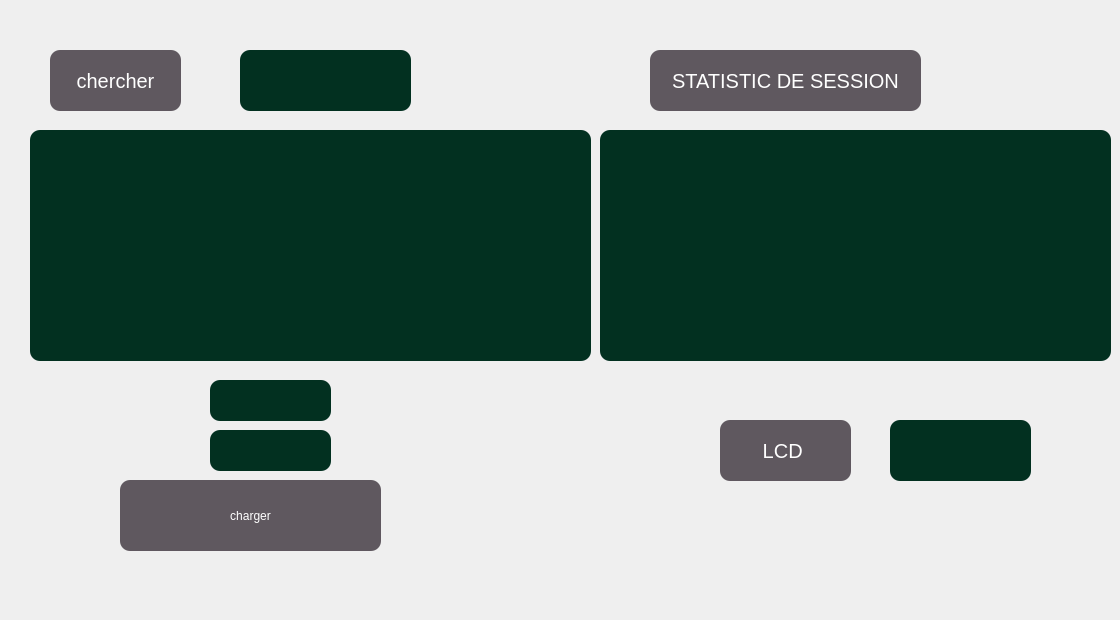
      <widget class="QWidget" name="tab_16">
       <attribute name="title">
        <string>Afficher Session</string>
       </attribute>
       <widget class="QLineEdit" name="lineEdit_7">
        <property name="geometry">
         <rect>
          <x>240</x>
          <y>50</y>
          <width>171</width>
          <height>61</height>
         </rect>
        </property>
        <property name="styleSheet">
         <string notr="true">QLineEdit {   font-family: 'Montserrat', sans-serif;   font-size: 10px;   color: #fff;   background-color: #023020;       text-shadow: 2px 2px #333; border-radius: 10px;    box-shadow: 5px 5px 10px rgba(0, 0, 0, 0.3); }

</string>
        </property>
       </widget>
       <widget class="QTableView" name="tableView_7">
        <property name="geometry">
         <rect>
          <x>30</x>
          <y>130</y>
          <width>561</width>
          <height>231</height>
         </rect>
        </property>
        <property name="styleSheet">
         <string notr="true">QTableView {   font-family: 'Montserrat', sans-serif;   font-size: 10px;   color: #fff;   background-color: #023020;   border-radius: 10px;   padding: 20px;   text-shadow: 2px 2px #333;   box-shadow: 5px 5px 10px rgba(0, 0, 0, 0.3); }
</string>
        </property>
       </widget>
       <widget class="QLabel" name="label_56">
        <property name="geometry">
         <rect>
          <x>0</x>
          <y>0</y>
          <width>1111</width>
          <height>611</height>
         </rect>
        </property>
        <property name="text">
         <string/>
        </property>
        <property name="pixmap">
         <pixmap>../../Users/bouch/Downloads/test raslen - Copie (1)/test raslen - Copie/interface.png</pixmap>
        </property>
        <property name="scaledContents">
         <bool>true</bool>
        </property>
        <property name="wordWrap">
         <bool>false</bool>
        </property>
        <property name="openExternalLinks">
         <bool>false</bool>
        </property>
       </widget>
       <widget class="QPushButton" name="mode_charge_session">
        <property name="geometry">
         <rect>
          <x>120</x>
          <y>480</y>
          <width>261</width>
          <height>71</height>
         </rect>
        </property>
        <property name="styleSheet">
         <string notr="true">QPushButton {   font-family: 'Montserrat', sans-serif;  font: 75 16pt &quot;MS Shell Dlg 2&quot;;    color: #fff;   background-color: #5F585F;     padding: 20px;   text-shadow: 2px 2px #333; border-radius: 10px;    box-shadow: 5px 5px 10px rgba(0, 0, 0, 1); }</string>
        </property>
        <property name="text">
         <string>charger</string>
        </property>
       </widget>
       <widget class="QLineEdit" name="lineEdit_8">
        <property name="geometry">
         <rect>
          <x>210</x>
          <y>380</y>
          <width>121</width>
          <height>41</height>
         </rect>
        </property>
        <property name="styleSheet">
         <string notr="true">QLineEdit {   font-family: 'Montserrat', sans-serif;   font-size: 10px;   color: #fff;   background-color: #023020;   ;    text-shadow: 2px 2px #333; border-radius: 10px;   box-shadow: 5px 5px 10px rgba(0, 0, 0, 0.3); }
</string>
        </property>
       </widget>
       <widget class="QLineEdit" name="lineEdit_9">
        <property name="geometry">
         <rect>
          <x>210</x>
          <y>430</y>
          <width>121</width>
          <height>41</height>
         </rect>
        </property>
        <property name="styleSheet">
         <string notr="true">QLineEdit {   font-family: 'Montserrat', sans-serif;   font-size: 10px;   color: #fff;   background-color: #023020;   ;    text-shadow: 2px 2px #333; border-radius: 10px;   box-shadow: 5px 5px 10px rgba(0, 0, 0, 0.3); }
</string>
        </property>
       </widget>
       <widget class="QPushButton" name="pushButton_arduino_session">
        <property name="geometry">
         <rect>
          <x>720</x>
          <y>420</y>
          <width>131</width>
          <height>61</height>
         </rect>
        </property>
        <property name="styleSheet">
         <string notr="true">QPushButton {   font-family: 'Montserrat', sans-serif;   font-size: 20px;   color: #fff;   background-color: #5F585F;     padding: 20px;   text-shadow: 2px 2px #333; border-radius: 10px;    box-shadow: 5px 5px 10px rgba(0, 0, 0, 1); }</string>
        </property>
        <property name="text">
         <string>LCD </string>
        </property>
       </widget>
       <widget class="QLineEdit" name="lineEdit_10">
        <property name="geometry">
         <rect>
          <x>890</x>
          <y>420</y>
          <width>141</width>
          <height>61</height>
         </rect>
        </property>
        <property name="styleSheet">
         <string notr="true">QLineEdit {   font-family: 'Montserrat', sans-serif;   font-size: 10px;   color: #fff;   background-color: #023020;   ;    text-shadow: 2px 2px #333; border-radius: 10px;   box-shadow: 5px 5px 10px rgba(0, 0, 0, 0.3); }
</string>
        </property>
       </widget>
       <widget class="QGraphicsView" name="graphicsView_statistic">
        <property name="geometry">
         <rect>
          <x>600</x>
          <y>130</y>
          <width>511</width>
          <height>231</height>
         </rect>
        </property>
        <property name="styleSheet">
         <string notr="true">QGraphicsView {   font-family: 'Montserrat', sans-serif;   font-size: 10px;   color: #fff;   background-color: #023020;   border-radius: 10px;   padding: 20px;   text-shadow: 2px 2px #333;   box-shadow: 5px 5px 10px rgba(0, 0, 0, 0.3); }</string>
        </property>
       </widget>
       <widget class="QPushButton" name="pushButton_stat_session">
        <property name="geometry">
         <rect>
          <x>650</x>
          <y>50</y>
          <width>271</width>
          <height>61</height>
         </rect>
        </property>
        <property name="styleSheet">
         <string notr="true">QPushButton {   font-family: 'Montserrat', sans-serif;   font-size: 20px;   color: #fff;   background-color: #5F585F;     padding: 20px;   text-shadow: 2px 2px #333; border-radius: 10px;    box-shadow: 5px 5px 10px rgba(0, 0, 0, 1); }</string>
        </property>
        <property name="text">
         <string>STATISTIC DE SESSION</string>
        </property>
       </widget>
       <widget class="QPushButton" name="pushButton_chercher_session">
        <property name="geometry">
         <rect>
          <x>50</x>
          <y>50</y>
          <width>131</width>
          <height>61</height>
         </rect>
        </property>
        <property name="styleSheet">
         <string notr="true">QPushButton {   font-family: 'Montserrat', sans-serif;   font-size: 20px;   color: #fff;   background-color: #5F585F;     padding: 20px;   text-shadow: 2px 2px #333; border-radius: 10px;    box-shadow: 5px 5px 10px rgba(0, 0, 0, 1); }</string>
        </property>
        <property name="text">
         <string>chercher</string>
        </property>
       </widget>
       <zorder>label_56</zorder>
       <zorder>lineEdit_7</zorder>
       <zorder>tableView_7</zorder>
       <zorder>lineEdit_8</zorder>
       <zorder>lineEdit_9</zorder>
       <zorder>lineEdit_10</zorder>
       <zorder>mode_charge_session</zorder>
       <zorder>pushButton_arduino_session</zorder>
       <zorder>graphicsView_statistic</zorder>
       <zorder>pushButton_stat_session</zorder>
       <zorder>pushButton_chercher_session</zorder>
      </widget>
